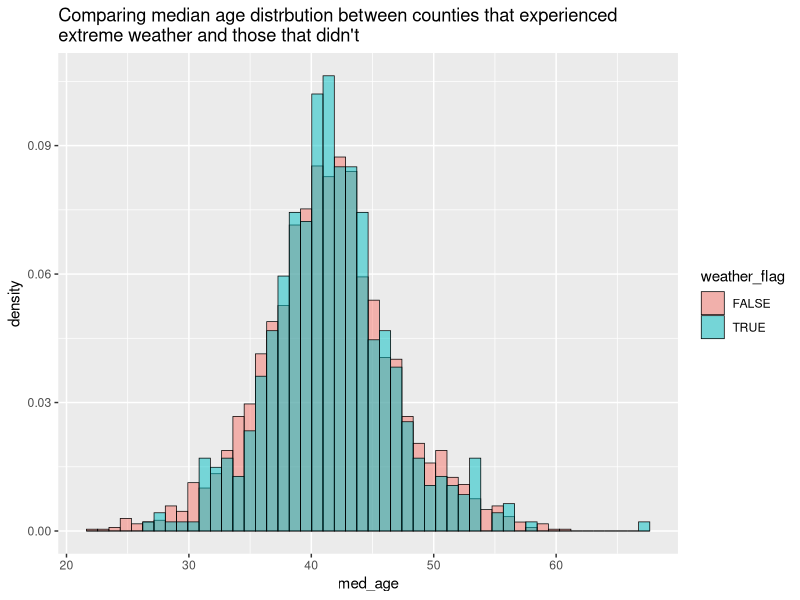
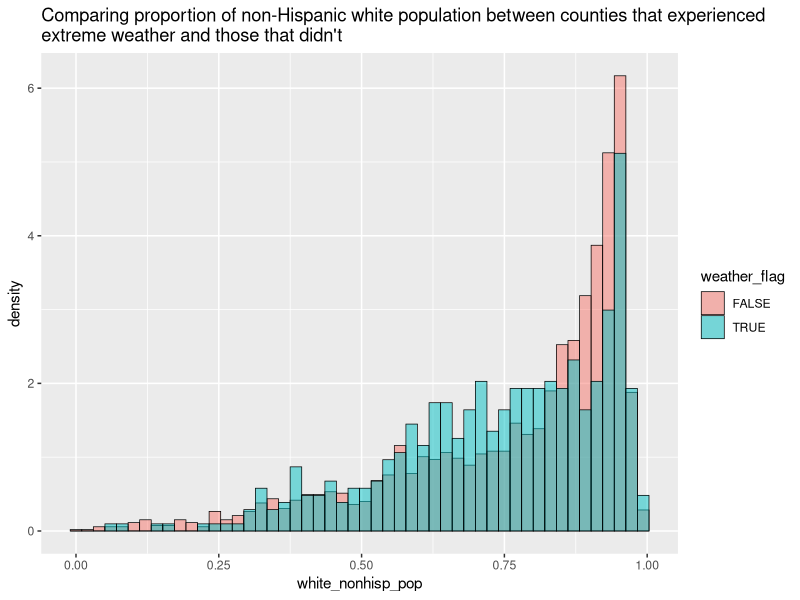
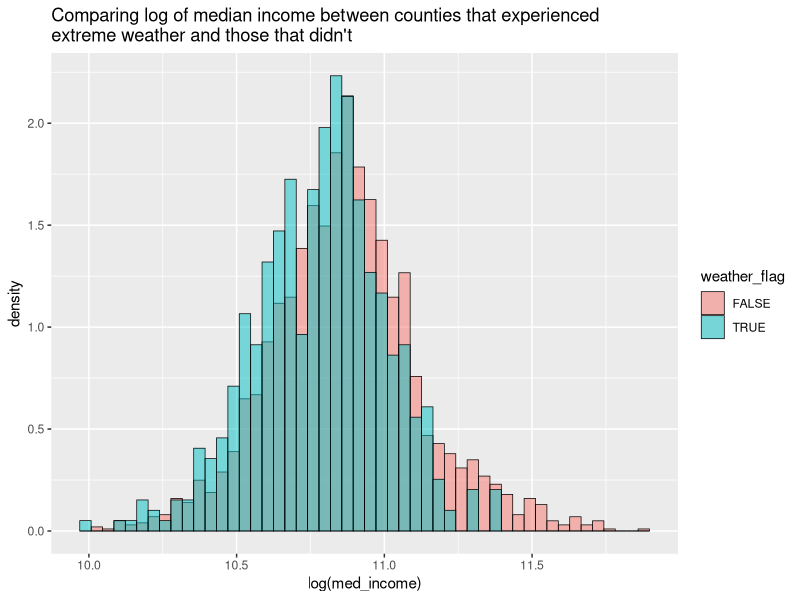
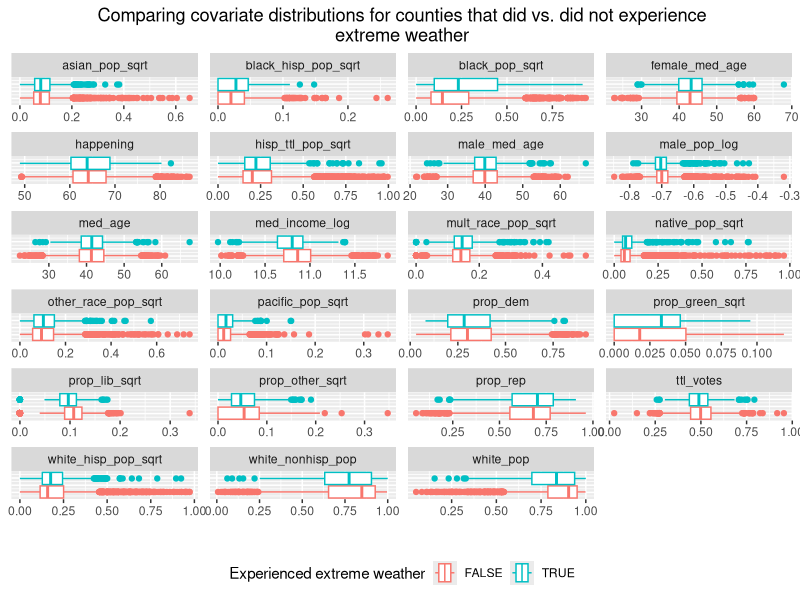

These charts were generated, in order, by the following R code: (Note: this script raises an error after producing the figures.)
# The purpose of this script is first to explore any potential differences
# between counties that have and have not experienced extreme weather (as I've
# defined it in analysis_prep.R with weather_flag), with respect to all the
# covariates that have been collected.
# Then, I use LASSO to perform dimensionality reduction in the covariates and
# focus on the variable that this process identifies as being most "predictive"
# via the size of their coefficients.
# I will then dive deeper into exploring those top ~10 covariates by using them
# to form clusters of counties and look for any heterogeneity within different
# clusters of counties wrt how climate change beliefs relate to the extreme
# weather flag, Rather than using an unsupervised method, I will use some
# intuitive thresholds to split counties into 2 groups for each variable.
#

rm(list = ls())
library(ggplot2)
library(tidyverse)
library(glmnet)

# - READ MERGED DATA, EXPLORE DIFFERENCES IN COUNTIES W/, W/O EXTREME WEATHER -

# Read in merged and cleaned data
x <- read.csv("./processed_data/merged_data.csv")

# There are a few counties with over 100% total votes! I trust the Census values
# for population totals more than I trust the election data source, which means
# this could bad values for the vote proportions. Since this is only four
# counties, none of which are in the smaller "extreme-weather" group, I will
# just drop them.
nrow(x[x$ttl_votes > 1, ])
x <- x[x$ttl_votes <= 1, ]

# Split into two data frames: one for counties that have the extreme weather
# flag on, and one for those that don't
x_w <- x[x$weather_flag, ]  # Extreme weather (EW) counties
nrow(x_w)
x_c <- x[!x$weather_flag, ]  # "Control" counties
nrow(x_c)

# Compare summary statistics between the two groups of counties, starting with
# variables that I intuitively expect to be influential in climate change belief
# and that may reasonably vary geographically
round(table(x_w$poli_lean) / nrow(x_w), 3)  # EW counties political leaning
round(table(x_c$poli_lean) / nrow(x_c), 3)  # Control counties political leaning

# Median age
ggplot(x, aes(x = med_age, after_stat(density), fill = weather_flag)) +
  geom_histogram(alpha=0.5, position="identity", bins = 50,
                 col = "black", lwd = 0.25) +
  ggtitle("Comparing median age distrbution between counties that experienced
extreme weather and those that didn't")

# Non-Hispanic white population proportion
ggplot(x, aes(x = white_nonhisp_pop, after_stat(density), fill = weather_flag)) +
  geom_histogram(alpha=0.5, position="identity", bins = 50,
                 col = "black", lwd = 0.25) +
  ggtitle("Comparing proportion of non-Hispanic white population between counties that experienced
extreme weather and those that didn't")

# (Log) Median income
ggplot(x, aes(x = log(med_income), after_stat(density), fill = weather_flag)) +
  geom_histogram(alpha=0.5, position="identity", bins = 50,
                 col = "black", lwd = 0.25) +
  ggtitle("Comparing log of median income between counties that experienced
extreme weather and those that didn't")

# Now look at big summary of all variables (except for weather flags, 
# political leaning, which are discrete and also we already know)
weath_cols <- grep("any_weather_[0-9]{4}|hurricane_[0-9]{4}", names(x))
leave_out <- c("c_fips", "s_fips", "state", "county",
               names(x)[weath_cols], "happening_oppose", "poli_lean",
               "hurricane_flag", "weather_flag", "ttl_pop")
summary(x_w[, !names(x_w) %in% leave_out], digits = 4)

# Want to plot stacked boxplots for all continuous data... need a long df for
# this to use ggplot
x_long <- data.frame(var = character(),
                   s_fips = integer(),
                   c_fips = integer(),
                   value = numeric(),
                   weather_flag = logical())

# Probably a more elegant way to do that iterate definition statement...
for (col in names(x[, !names(x) %in% leave_out])) {
  these <- x[, c("s_fips", "c_fips", col, "weather_flag")]
  names(these) <- c("s_fips", "c_fips", "value", "weather_flag")
  these <- cbind(data.frame(var = rep(col, nrow(these))), these)
  x_long <- rbind(x_long, these)
}

# Apply some transformations to better see distributions - using sqrt for
# race/ethnicity and 3rd party election proportion transforms because some
# counties have 0's

# Function to apply given transformation, and rename the variable to reflect the
# change
transform_var <- function(var, transform){
  
  these <- x_long[x_long$var == var, ]
  if (transform == "sqrt") {
    these$value <- sqrt(these$value)
  } else if (transform == "log") {
    these$value <- log(these$value)
  } else { return(NA) }
  these$var <- paste(c(var, "_", transform), collapse = "")
  
  return(these)
  
}

x_long[x_long$var == "asian_pop",] <- transform_var("asian_pop", "sqrt")
x_long[x_long$var == "black_hisp_pop",] <- transform_var("black_hisp_pop",
                                                         "sqrt")
x_long[x_long$var == "black_pop",] <- transform_var("black_pop","sqrt")
x_long[x_long$var == "hisp_ttl_pop",] <- transform_var("hisp_ttl_pop", "sqrt")
x_long[x_long$var == "male_pop",] <- transform_var("male_pop", "log")
x_long[x_long$var == "med_income",] <- transform_var("med_income", "log")
x_long[x_long$var == "mult_race_pop",] <- transform_var("mult_race_pop", "sqrt")
x_long[x_long$var == "native_pop",] <- transform_var("native_pop", "sqrt")
x_long[x_long$var == "other_race_pop",] <- transform_var("other_race_pop",
                                                         "sqrt")
x_long[x_long$var == "pacific_pop",] <- transform_var("pacific_pop", "sqrt")
x_long[x_long$var == "prop_green",] <- transform_var("prop_green", "sqrt")
x_long[x_long$var == "prop_lib",] <- transform_var("prop_lib", "sqrt")
x_long[x_long$var == "prop_other",] <- transform_var("prop_other", "sqrt")
x_long[x_long$var == "white_hisp_pop",] <- transform_var("white_hisp_pop",
                                                         "sqrt")

(p <- ggplot(data = x_long, aes(x = value, col = weather_flag)) +
  facet_wrap(vars(var), scales = "free", nrow = 6, ncol = 4) +
  geom_boxplot(aes(col = weather_flag)) +
  xlab("") +
  scale_color_discrete(name = "Experienced extreme weather") +
  theme(legend.position = "bottom",
        plot.title = element_text(hjust = 0.5),
        axis.text.y = element_blank(),
        axis.ticks.y = element_blank()) +
  ggtitle("Comparing covariate distributions for counties that did vs. did not experience
extreme weather"))

# Save this plot for report
ggsave("./writeups/images/covariate_dist_comp.png", plot = p,
       device = "png", width = 8, height = 8, units = "in", bg = "white")


# ---------------------- VARIABLE SELECTION WITH LASSO ----------------------

# Want to have `happening` to plot with every other covariate, so remove it as
# a "var" and join it back on
x_long <- x_long[x_long$var != "happening", ]
x_long <- merge(x_long, x[, c("c_fips", "s_fips", "happening")],
              by = c("c_fips", "s_fips"))

(p <- ggplot(data = x_long, aes(x = value, y = happening, col = weather_flag)) +
  facet_wrap(vars(var), scales = "free", nrow = 7, ncol = 4) +
  geom_point(alpha = 0.5) +
  xlab("") +
  scale_color_discrete(name = "Experienced extreme weather") +
  theme(legend.position = "bottom",
        plot.title = element_text(hjust = 0.5),
        axis.text.y = element_blank(),
        axis.ticks.y = element_blank()) +
  ggtitle("Belief in climate change by each covariate"))

# Save this plot for report
ggsave("./writeups/images/covariates_vs_happening.png", plot = p,
       device = "png", width = 8, height = 8, units = "in", bg = "white")


# None of these are egregiously non-linear looking, so proceed with LASSO
# for variable selection


# Create a grid of values of lambda (between 0 and 0.2):
lambdas <- seq(0, 0.2, 0.002)
set.seed(947)

# Splitting up into a train/test pair to check for over-fitting
inds = sample(1:nrow(x), nrow(x)/2)
data = pivot_wider(x_long, names_from = "var", values_from = "value")

# Because prop_rep and prop_dem  is almost perfectly negatively correlated,
# I will remove one from variable selection. Similarly, going to use just
# median age (not median age split out by gender)
data <- data[,!names(data) %in% c("prop_rep", "female_med_age", "male_med_age")]

train_y = as.numeric(unlist(data[inds, "happening"]))
train_x = data[inds, !names(data) %in% c("c_fips", "s_fips", "weather_flag",
                                           "happening")]
train_x <- scale(train_x)  # Scale data before using LASSO for var selection
train_y <- scale(train_y)
cv_res <- cv.glmnet(as.matrix(train_x), train_y, alpha = 1)

plot(cv_res)
(best_l <- cv_res$lambda.min)

# See how "best" lambda calculates coefficients
train_fit <- glmnet(train_x, train_y, alpha = 1, lambda = best_l)
coefs <- coef(train_fit) 
coefs[order(-abs(coefs[, 1])), 1]

# Check on the testing data to see if the same ordering is appearing
test_x <- data[-inds, !names(data) %in% c("c_fips", "s_fips", "weather_flag",
                                         "happening")]
test_x <- scale(test_x)
test_y <- as.numeric(unlist(data[-inds, "happening"]))
test_y <- scale(test_y)
test_fit <- glmnet(as.matrix(test_x), test_y, alpha = 1,
                   lambda = best_l)
test_coefs <- coef(test_fit)
test_coefs[order(-abs(test_coefs[, 1])), 1]

# Some have switched around, but it seems mostly due to the fact that there is
# some collinearity within the race/ethnicity categories. 

coefs[order(-abs(coefs[, 1])), 1][1:10]
test_coefs[order(-abs(test_coefs[, 1])), 1][1:10]

# Consistenly between the testing and training, prop_dem, hisp_ttl_pop_sqrt,
# white_nonhisp_pop, prop_lib_sqrt, ttl_votes, asian_pop_sqrt, prop_lib_sqrt,
# black_pop_sqrt, and mult_race_pop_sqrt
# made it into the top 10 largest (in absolute value) coefficient list. A little
# surprising to me that age is not consistently large, but okay.
# Looking back at prop_lib, because I am worried about the outlier there.


# ---------------------------- CLUSTER EXPLORATION ----------------------------
# With respect to the variables pulled out by LASSO, explore differences in
# county climate change belief when they are grouped by these variables at a
# high level. Are there heterogeneous relationships with climate change belief
# within these clusters?

# First, the LASSO procedure identified prop_dem as the largest coefficient
# by far, both in training and in the test. This is in line with my intuition,
# and I'm curious to see alone just how much political leaning can explain
# about climate change beliefs.

# Know response is fairly normal without any transformations
hist(x$happening, breaks = 50)
table(x$poli_lean)

# Equal variance assumption is met 
sd(x[x$poli_lean == "red", "happening"])
sd(x[x$poli_lean == "blue", "happening"])

# Start with super basic ANOVA test on political leaning
tapply(x$happening, x$poli_lean, mean)  # Checks out! 
basic_lm <- lm(happening ~ poli_lean, data = x)
summary(basic_lm)

x$poli_lean_f <- factor(x$poli_lean, levels = c("blue", "red"))

# Make plot visualizing this test 
p <- ggplot(data = x, aes(x = poli_lean_f, y = happening)) +
  geom_jitter(aes(col = poli_lean_f), alpha = 0.5) +
  scale_color_manual(values = c("blue", "red")) +
  geom_boxplot(alpha = 0.5) +
  scale_x_discrete(labels = c("Democrat", "Republican")) +
  xlab("") +
  ylab("") +
  ggtitle("County belief in climate change by 2020 election results") +
  theme_bw() +
  theme(legend.position = "none")

ggsave("./writeups/images/election_party_anova.png", plot = p,
       device = "png", width = 8, height = 5, units = "in", bg = "white")


# Now starting the full splitting out of the population into clusters...

# The LASSO procedure gave the proportion of the Hispanic population a
# consistently large coefficient compared to other variables. Split on this
# into two categories for simplicity, with the threshold being the national
# proportion of the Hispanic population (grouping counties above/below this
# threshold).
# The Census reported in their 2019 population estimates that 18.5% of
# the national population is "Hispanic or Latino".
# https://www.census.gov/quickfacts/fact/table/US/PST045219
x$hisp_ttl_pop_g <- ifelse(x$hisp_ttl_pop < 0.185, "low", "high")
table(x$hisp_ttl_pop_g)  # This is not balanced, but I prefer interpretable to
# well balanced with some random threshold for this initial exploration
table(x$hisp_ttl_pop_g, x$poli_lean)

# Repeat this with white_nonhisp_pop, the proportion of the non-Hispanic 
# white population, which was the next largest coefficient in both test and
# training
# The Census reported in their 2019 population estimates that 60.1% of
# the national population is "White alone, not Hispanic or Latino".
# https://www.census.gov/quickfacts/fact/table/US/PST045219
x$white_nonhisp_pop_g <- ifelse(x$white_nonhisp_pop < 0.601, "low", "high")
table(x$white_nonhisp_pop_g)
table(x$hisp_ttl_pop_g, x$poli_lean)


# I am going to stop there with the race/ethnicity categories, because at this
# point we will be getting into groups that have pretty small intersections,
# and some collinearity. Conveniently, the two largest coefficients
# corresponding to a race/ethnicity proportion were the two largest disjoint
# groups. 

# Next largest coefficient was ttl_votes, the proportion of the county
# population that voted in the 2020 general election.
hist(x$ttl_votes, breaks = 40)
abline(v = mean(x$ttl_votes), col = "red")
mean(x$ttl_votes)

# Categorize each county based on if half of the population voted, or not
# (fortunately happens to be pretty intuitive as well as balanced)
x$vote_prop_g <- ifelse(x$ttl_votes <= 0.5, "low", "high")
table(x$vote_prop_g)
table(x$vote_prop_g, x$poli_lean)
table(x$vote_prop_g, x$hisp_ttl_pop_g)
table(x$vote_prop_g, x$white_nonhisp_pop_g)


# The last non race/ethnicity related coefficient with a top 10 largest absolute
# value shared by the test/train LASSO procedure was the (sqrt) proportion of
# Libertarian vote in the 2020 general election.
hist(x$prop_lib, breaks = 40)
abline(v = mean(x$prop_lib), col = "red")
mean(x$prop_lib)  # This is so small! But let's try it. 

x$prop_lib_g <- ifelse(x$prop_lib <= mean(x$prop_lib), "low", "high")
table(x$prop_lib_g)
table(x$vote_prop_g, x$prop_lib_g)
table(x$prop_lib_g, x$hisp_ttl_pop_g)
table(x$prop_lib_g, x$white_nonhisp_pop_g)



# Collect counties corresponding to permutations of these categories. There
# are a lot of combinations, but I expect a large number will be unusable due
# to size
y <- x[, c("state", "county", "weather_flag", "happening", "poli_lean",
           "hisp_ttl_pop_g", "white_nonhisp_pop_g", "vote_prop_g",
           "prop_lib_g")]
grid <- expand.grid(unique(y$weather_flag), unique(y$poli_lean),
                    unique(y$hisp_ttl_pop_g), unique(y$white_nonhisp_pop_g),
                    unique(y$vote_prop_g), unique(x$prop_lib_g))
names(grid) <- c("weather_flag", "poli_lean", "hisp_ttl_pop_g",
                 "white_nonhisp_pop_g", "vote_prop_g", "prop_lib_g")

y$group <- 0
grid$n <- 0
grid$grp_sd <- 0
for (i in 1:nrow(grid)) {
  row <- grid[i, ]
  these <- which(y$poli_lean == row$poli_lean &
                 y$hisp_ttl_pop_g == row$hisp_ttl_pop_g &
                 y$vote_prop_g == row$vote_prop_g &
                 y$white_nonhisp_pop_g == row$white_nonhisp_pop_g &
                 y$prop_lib_g == row$prop_lib_g &
                 y$weather_flag == row$weather_flag)
  y[these, "group"] <- i
  grid[i, "n"] <- length(these)
  grid[i, "grp_sd"] <- sd(y[these, "happening"], na.rm = T)
}

# Some of these groups contain very few counties, and recall that an ANOVA
# assumption is similar variances between comparison groups. Drop pairs (groups
# the same except for any_weather) that have larger variance > 2*(min variance)
grid

drop_grps <- sapply(seq(1, nrow(grid), 2), function(i){
  if (is.na(grid[i, "grp_sd"]) | is.na(grid[i+1, "grp_sd"])) return(FALSE)
  return( max(grid[c(i, i+1), "grp_sd"]) > 2*min(grid[c(i, i+1), "grp_sd"]) )
})

drop_grps <- seq(1, nrow(grid), 2)[drop_grps]
drop_grps <- c(drop_grps, drop_grps + 1)
grid <- grid[-drop_grps, ]

# Some groups with very small sample sizes remain, and based on initial looks
# at qqplots below, I'm going to make a cut-off of 20 counties per group
drop_grps <- sapply(1:nrow(grid), function(i){
  if (grid[i, "n"] < 20 & grid[i, "weather_flag"]){
    return(i - 1) # Skip up to row where any_weather == FALSE for this group
  } else if (grid[i, "n"] < 20) { return(i) } else {return(NA)}
})
drop_grps <- unique(drop_grps[!is.na(drop_grps)])
drop_grps <- c(drop_grps, drop_grps + 1)
grid <- grid[-drop_grps, ]

y <- y[y$group %in% rownames(grid), ]

# Now that sample size / variance conditions are somewhat addressed, check
# out response normality within each group. The smaller groups don't look
# great but pretty hard to tell, the rest look okay.
for (i in rownames(grid)) {
  
  these <- y[y$group == i, "happening"]
  qqnorm(these, main = paste("group:", i))
  
}

# Get a glimpse at the group means before running some ANOVA analysis
grid$avg_happ <- sapply(rownames(grid), function(i){
  mean(y[y$group == i, "happening"])})


# Since I am most interested in how the extreme weather events affect the
# climate change opinions, I am going to run one-way ANOVA between each of the
# groups differing only by the any_weather flag, which is...
nrow(grid)/2
# ... different tests. Although I will need to apply a correction for multiple
# testing this way, if I test the hypothesis that all means are 0, I know
# I am going to get a pretty meaningless positive result (we already have
# established that some covariates have a strong impact on climate change
# belief).

res <- data.frame(group = integer(),
                  coef = numeric(),
                  p = numeric())
for (i in as.numeric(rownames(grid))) {
  
  if (i %% 2 == 0) next  # Skip even groups - these are paired with an odd group
  
  these <- y[y$group %in% c(i, i + 1), c("group", "happening")]
  these$group <- factor(these$group, levels = c(i, i+1))
  fit <- lm(happening ~ group, data = these)
  coef <- as.numeric(fit$coefficients[2])
  p <- as.numeric(summary(fit)$coefficients[2, 4])
  res <- rbind(res, data.frame(group = i, coef = coef, p = p))
  
}

# For this exploratory analysis I will control FDR instead of the family
# wise error rate - the stakes are low if there is one or two false positives,
# so using Benjamini-Hochberg correction (less conservative) seems appropriate.
res$p_bh <- p.adjust(res$p, method = "hochberg")
res[order(res$p_bh), ]

